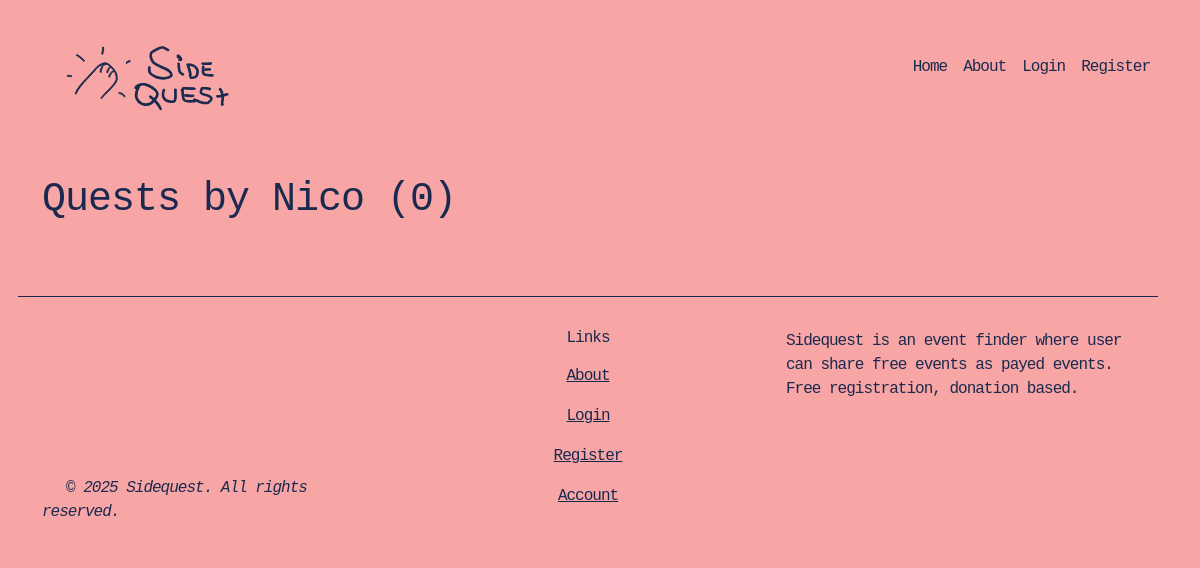
/user/Nico, run on an earlier commit of the app's database.
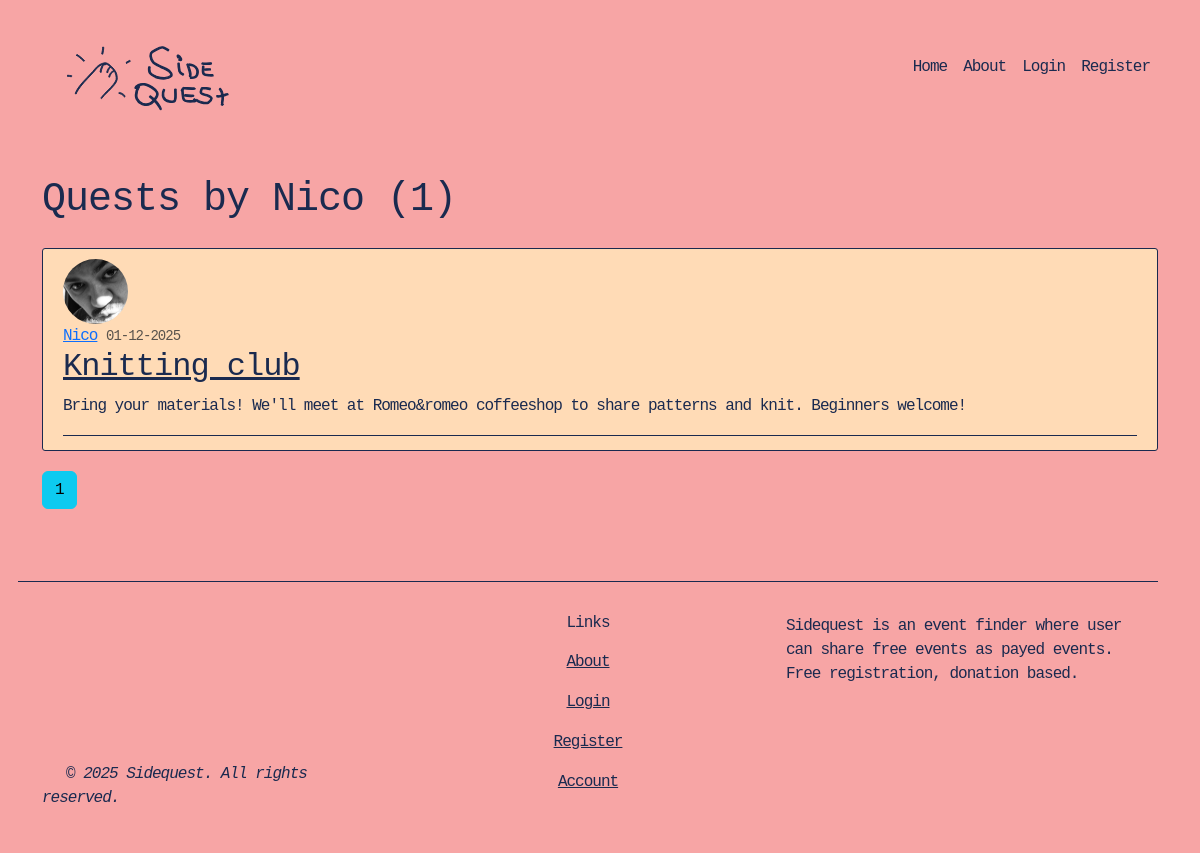
And on a later commit of the database.
### event_finder/models.py (models this page shows, shortened)
class Post(db.Model):
    id = db.Column(db.Integer, primary_key=True)
    title = db.Column(db.String(100), nullable=False)
    address = db.Column(db.String(255), nullable=True)
    latitude = db.Column(db.Float, nullable=True)
    longitude = db.Column(db.Float, nullable=True)
    date_posted = db.Column(db.DateTime, nullable=False, default=datetime.utcnow)
    event_date = db.Column(db.DateTime, nullable=True)
    duration_minutes = db.Column(db.Integer, nullable=True)
    image = db.Column(db.String(20), nullable=True, default='event_default.jpg')
    content = db.Column(db.Text, nullable=False)
    user_id = db.Column(db.Integer, db.ForeignKey('user.id'),
                        name='fk_author',
                        nullable=False)
    category_id = db.Column(db.Integer,
                            db.ForeignKey('category.id'),
                            name='fk_post_category',
                            nullable=False)

class User(db.Model, UserMixin):
    id = db.Column(db.Integer, primary_key=True)
    username = db.Column(db.String(20), unique=True, nullable=False)
    email = db.Column(db.String(120), unique=True, nullable=False)
    image_file = db.Column(db.String(20), nullable=False, default='default.jpg')
    password = db.Column(db.String(60), nullable=False)
    posts = db.relationship('Post', backref='author', lazy=True)

### event_finder/routes.py (the view)
@app.route("/user/<string:username>")
def user_posts(username):
    page = request.args.get('page', 1, type=int) #1 is the default value for 1. type is the accepted data type as an input
    user = User.query.filter_by(username=username).first_or_404()
    posts = Post.query.filter_by(author=user)\
        .order_by(Post.date_posted.desc())\
        .paginate(page=page, per_page=5)
    return render_template('user_posts.html', posts=posts, user=user)

### event_finder/templates/user_posts.html
{% extends "layout.html" %}
{% block content %}
    <div class="section pb-2">
        <h1 class="mb-3"> Quests by {{ user.username }} ({{ posts.total }})</h1>
    </div>
    {% for post in posts.items %}
        <article class="media content-section">
            <img class="rounded-circle article-img" src="{{ url_for('static', filename='profile_pics/' + post.author.image_file) }}">
            <div class="media-body">
                <div class="article-metadata">
                    <a class="mr-2" href="{{url_for('user_posts', username=post.author.username)}} ">{{ post.author.username }}</a>
                    <small class="text-muted">{{ post.date_posted.strftime('%d-%m-%Y')}}</small>
                    <h2><a class ="article-title" href="{{ url_for('post', post_id=post.id) }}">{{post.title}}</a></h2>
                    <p class="article-content">{{ post.content }}</p>
                </div>
            </div>
       </article>
    {% endfor %}
    {% for page_num in posts.iter_pages(left_edge=1, right_edge=1, left_current=1, right_current=1) %}
        {% if page_num%}
            {% if posts.page == page_num %}
                <a class="btn btn-info mb-4" href="{{ url_for('user_posts', username=user.username, page=page_num)}}">{{ page_num }}</a>
            {% else %}
                <a class="btn btn-outline-info mb-4" href="{{ url_for('user_posts', username=user.username, page=page_num)}}">{{ page_num }}</a>
            {% endif %}
        {% else %}
            ...
        {% endif %}
    {% endfor %}
{% endblock content %}

What changed in the data, as far as the page shows it:
added Post: image_file (picture), author.username "Nico", date_posted "01-12-2025", title "Knitting club", content "Bring your materials! We'll meet at Romeo&romeo coffeeshop to share patterns and knit. Beginners welcome!"
Also different on the page:
{{ posts.total }}: "0" → "1"
new list line: "1"
